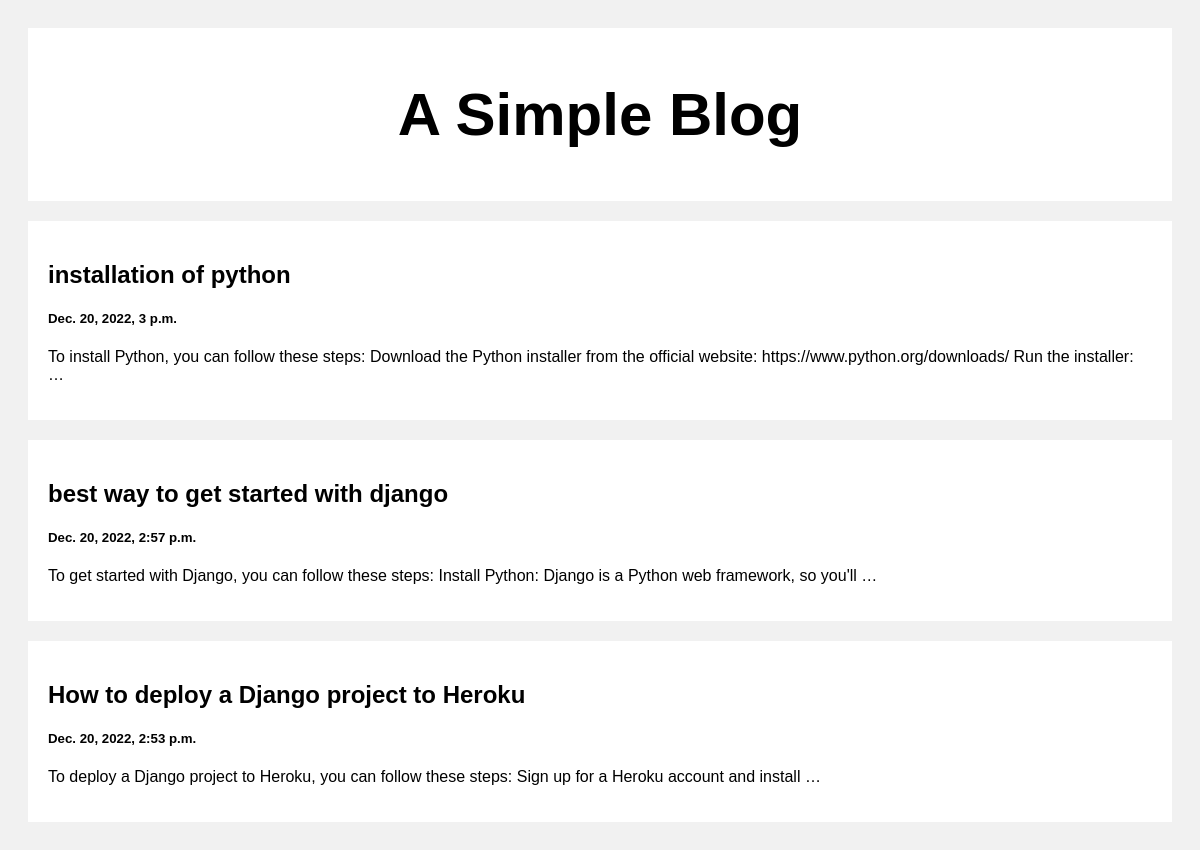
The page / on the database its author committed.
### posts/models.py (models this page shows)
class Posts(models.Model):
    title = models.CharField(max_length=100)
    body = models.CharField(max_length=1000000)
    created_at = models.DateTimeField(default=datetime.now, blank=True)

### posts/views.py (the view)
# urls.py: path('', views.index, name='index'),
def index(request):
    posts = Posts.objects.all()
    return render(request, 'index.html', {'posts': posts})

### templates/index.html (shortened to what this page needs)
<!DOCTYPE html>
<html>
<head>
</head>
<body>
<div class="header">
  <h2>A Simple Blog</h2>
</div>
<div class="row">
  <div class="leftcolumn">
    {% for post in posts reversed %}
    <div class="card">
      <a style="text-decoration: none; color: black;" href="post/{{post.id}}">
        <h2>{{post.title}}</h2>
        <h5>{{post.created_at}}</h5>
        <p>{{post.body|truncatewords:20}}</p>
      </a>
    </div>
    {% endfor %}
  </div>
</div>
</body>
</html>

### templates/index.html (style rules this page uses)
* { box-sizing: border-box; }
body { font-family: Arial; padding: 20px; background: #f1f1f1; }
.header { padding: 2px; font-size: 40px; text-align: center; background: white; }
.leftcolumn { float: left; width: 100%; }
.card { background-color: white; padding: 20px; margin-top: 20px; }
.row:after { content: ""; display: table; clear: both; }

### rows shown on the page
Posts: title "installation of python", created_at "Dec. 20, 2022, 3 p.m.", body "To install Python, you can follow these steps: Download the Python installer from the official website: https://www.python.org/downloads/ Run the installer: …"
Posts: title "best way to get started with django", created_at "Dec. 20, 2022, 2:57 p.m.", body "To get started with Django, you can follow these steps: Install Python: Django is a Python web framework, so you'll …"
Posts: title "How to deploy a Django project to Heroku", created_at "Dec. 20, 2022, 2:53 p.m.", body "To deploy a Django project to Heroku, you can follow these steps: Sign up for a Heroku account and install …"
